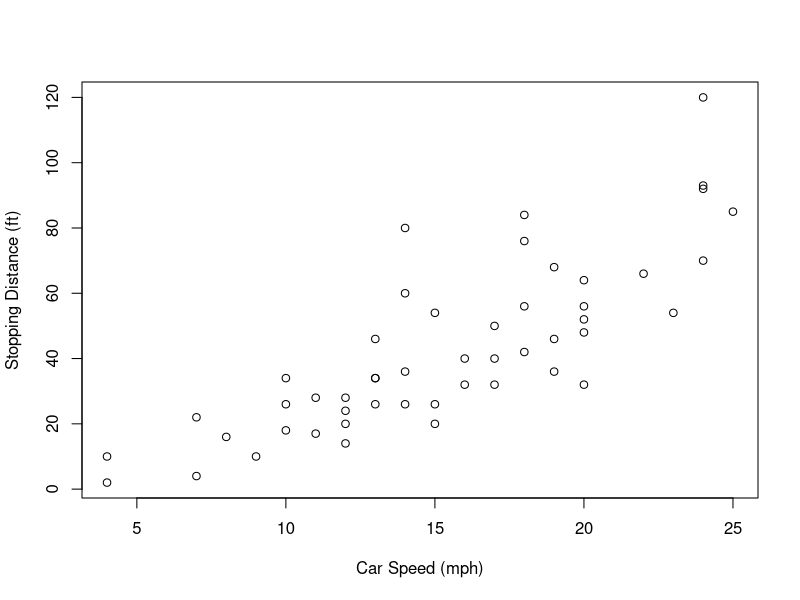
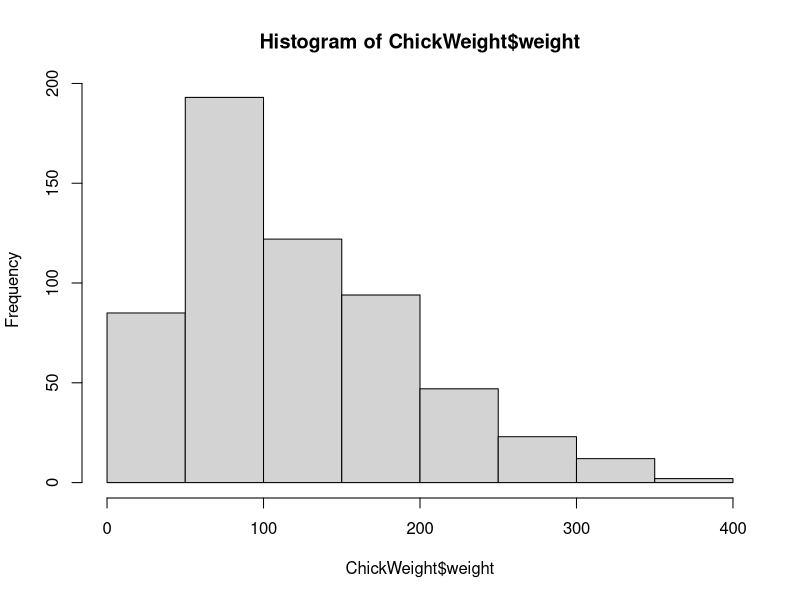
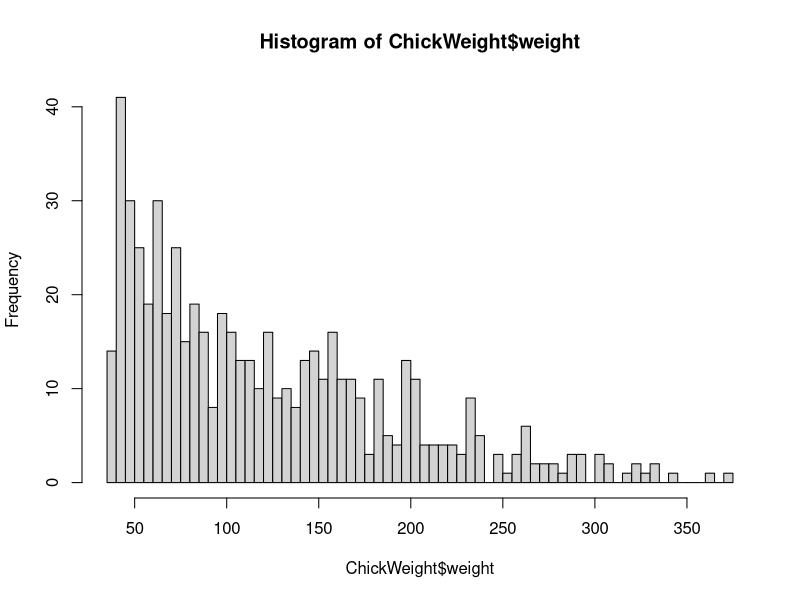
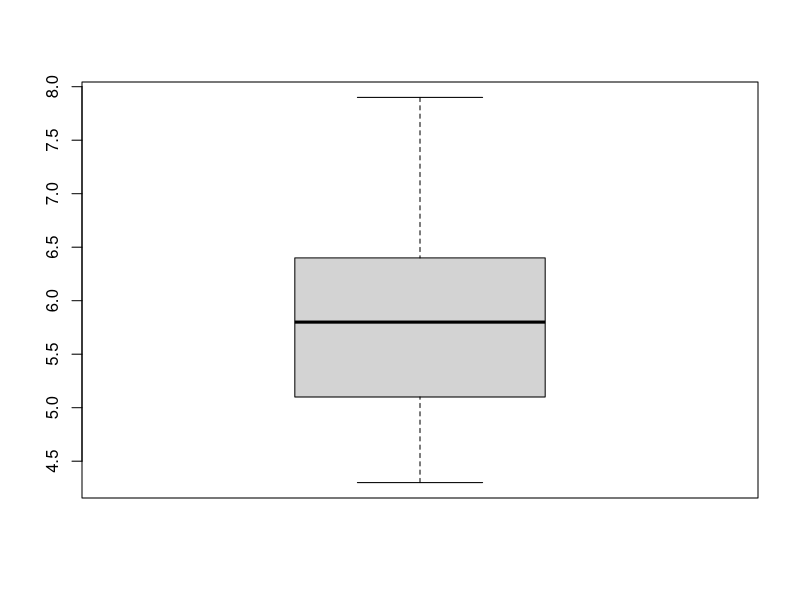
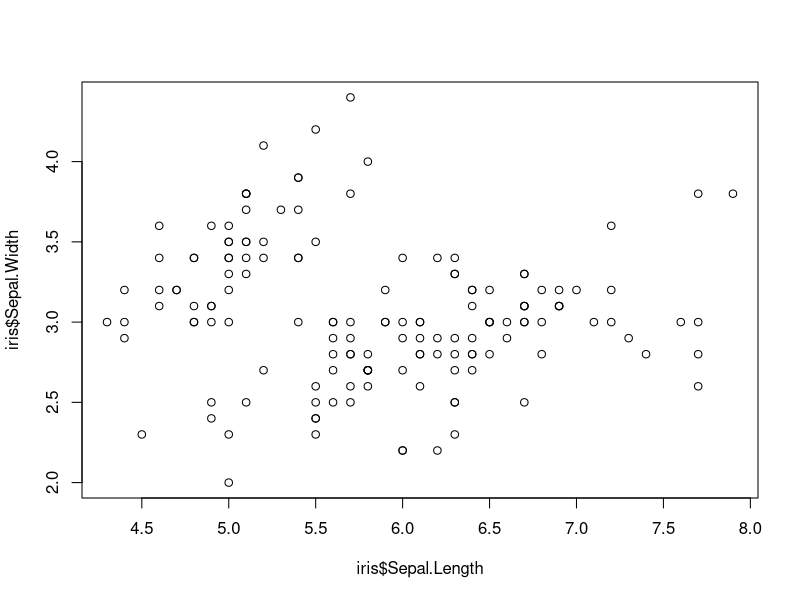
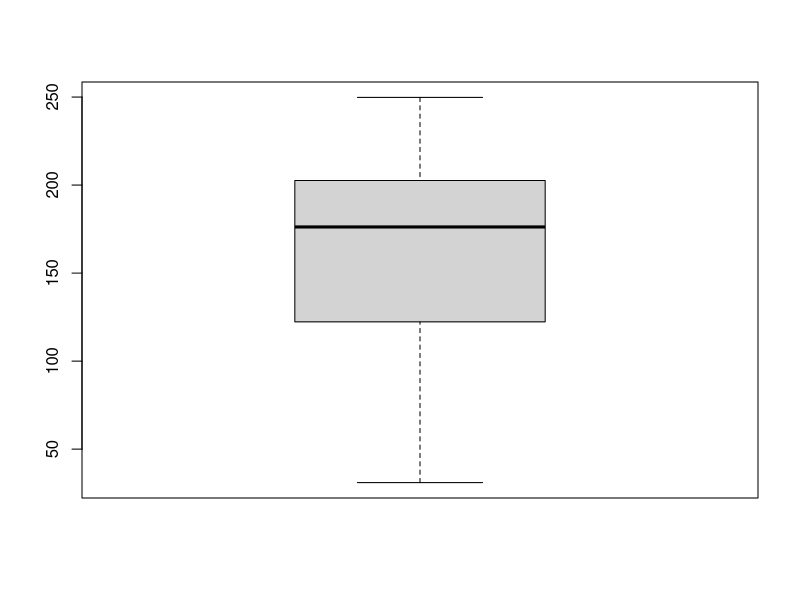

Source code (R) for these figures, in order:
## ---- chunk 1
knitr::opts_chunk$set(warning=FALSE, message=FALSE)
## ---- chunk 2
cars
## ---- chunk 3
class(cars)
## ---- chunk 4
## Use the options within the plot function to customise the output
plot(cars, xlab="Car Speed (mph)", ylab="Stopping Distance (ft)")
## ---- chunk 5
sum_cars = summary(cars)
## ---- chunk 6
sum_cars
## ---- chunk 7
x   <-  c(1,2,3,4,5)
## ---- chunk 8
x
## ---- chunk 9
daysofweek <- c("Monday", "Tuesday", "Wednesday", "Thursday", "Friday")
## ---- chunk 10
table <- data.frame(Index=x,Day=daysofweek)
## ---- chunk 11
iris
## ---- chunk 12
class(iris)
## ---- chunk 13
head(iris, n=5)
## ---- chunk 14
head(iris$Sepal.Length, n=5)
## ---- chunk 15
summary(iris) # Summary of the whole data frame 
## ---- chunk 16
summary(iris$Sepal.Width) # Summary information for column A 
## ---- chunk 17
mean(iris$Petal.Length) 
## ---- chunk 18
order(iris$Petal.Width) #  The order function sorts a vector.
## ---- chunk 19
hist(ChickWeight$weight, breaks=5)
## ---- chunk 20
hist(ChickWeight$weight, breaks=50)
## ---- chunk 21
boxplot(iris$Sepal.Length)
## ---- chunk 22
plot(iris$Sepal.Length,iris$Sepal.Width)
## ---- chunk 23

# The data set 
# Weight of the rabbit before treatment 
before <-c(190.1, 190.9, 172.7, 213, 231.4,  
           196.9, 172.2, 285.5, 225.2, 113.7) 
  
# Weight of the rabbit after treatment 
after <-c(392.9, 313.2, 345.1, 393, 434,  
          227.9, 422, 383.9, 392.3, 298) 
  
# Create a data frame 
rabbits <- data.frame(  
  sample=c(1:10), ##Assign sampleIDs
  before=before,
  after=after
)

# Plot the differences in weights
boxplot(rabbits$after - rabbits$before)

# Use a paired t-test to see if differences in weight are statistically significant
t.test(rabbits$after,rabbits$before,paired = T,alternative = "two.sided")
